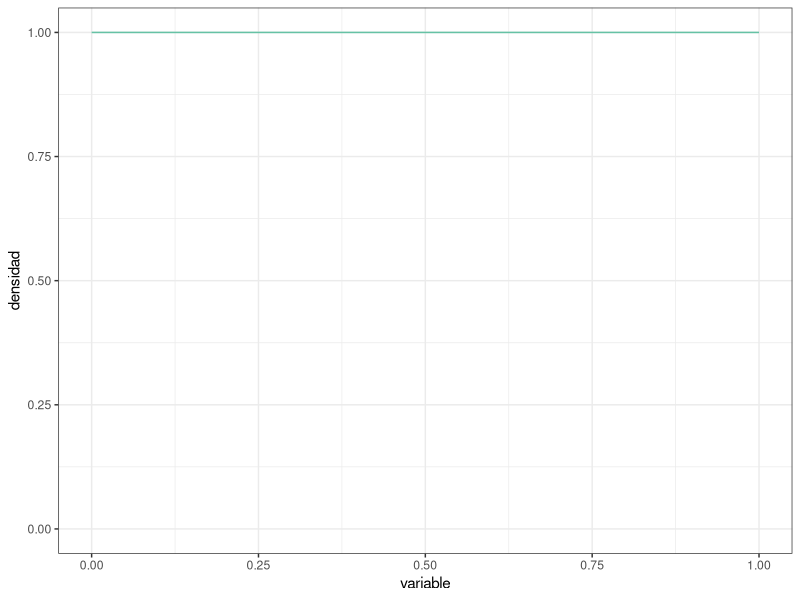
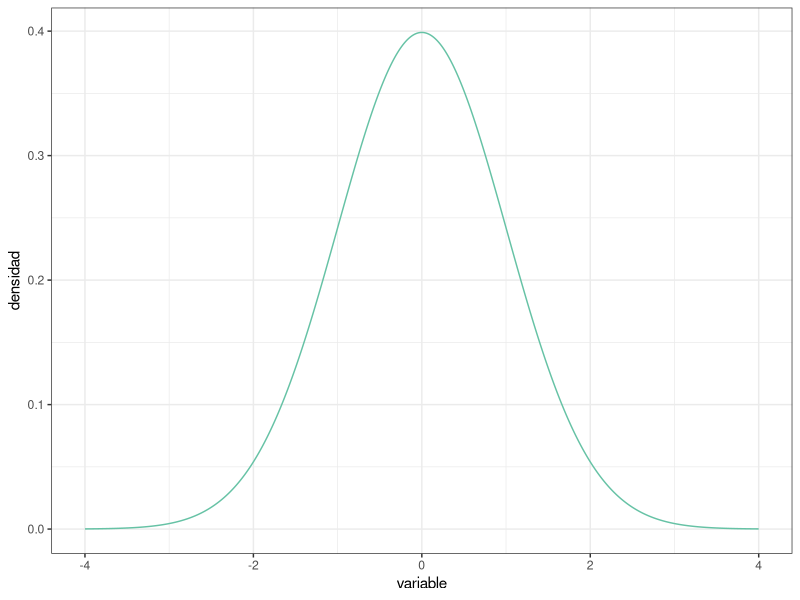
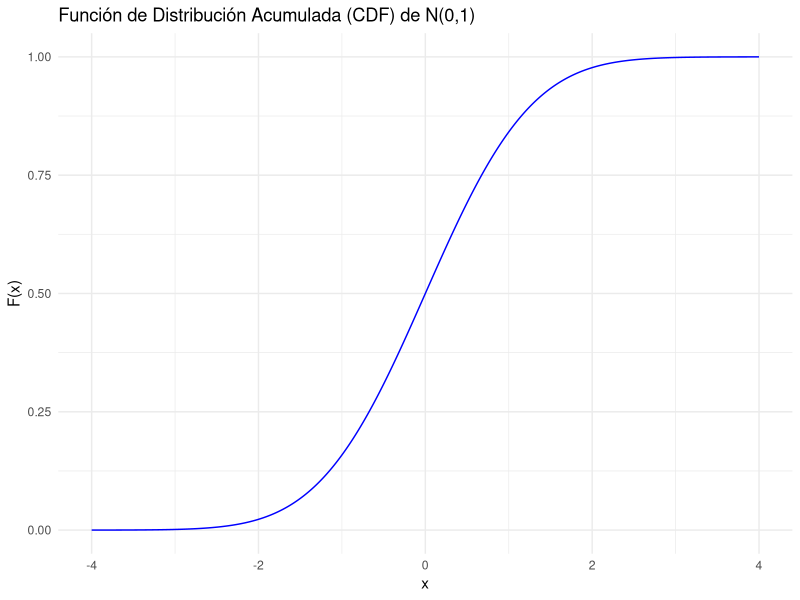
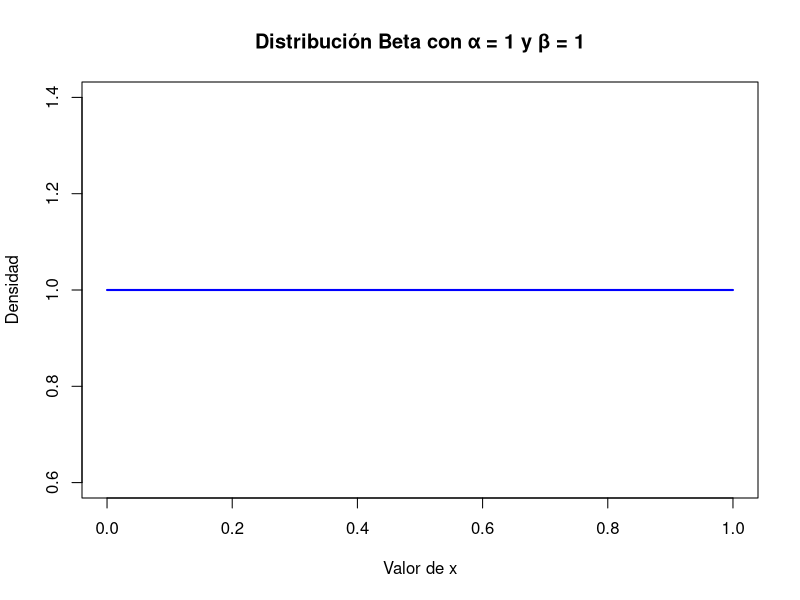
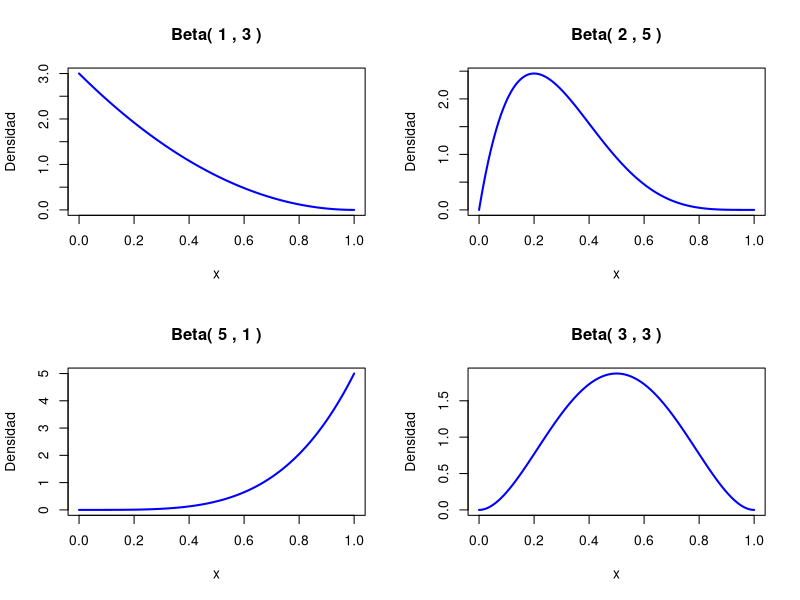
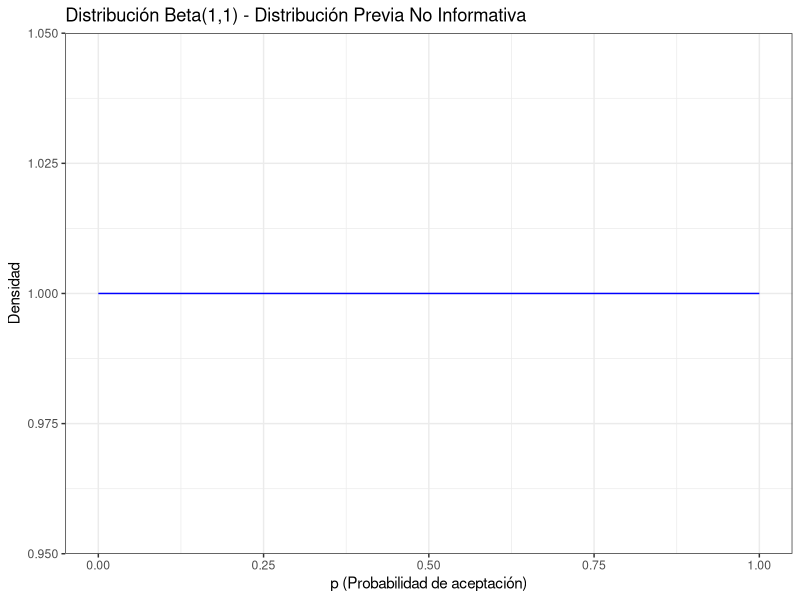
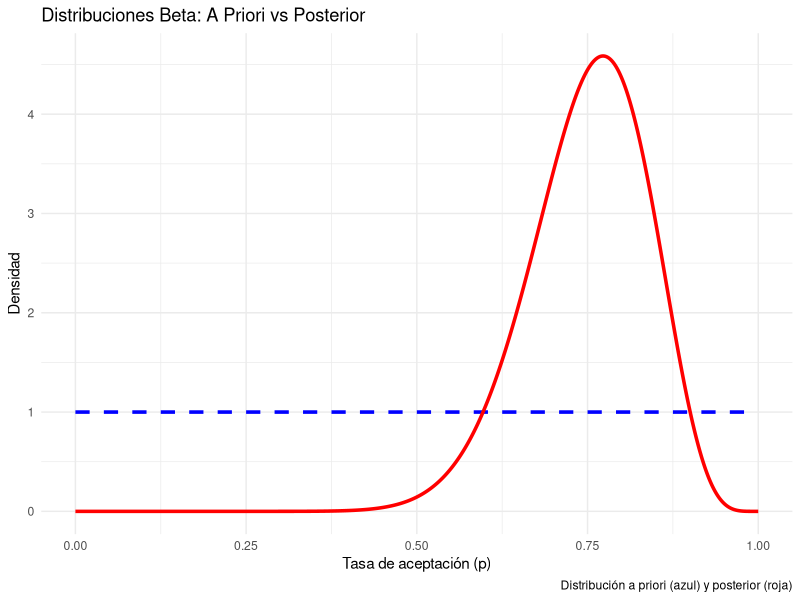
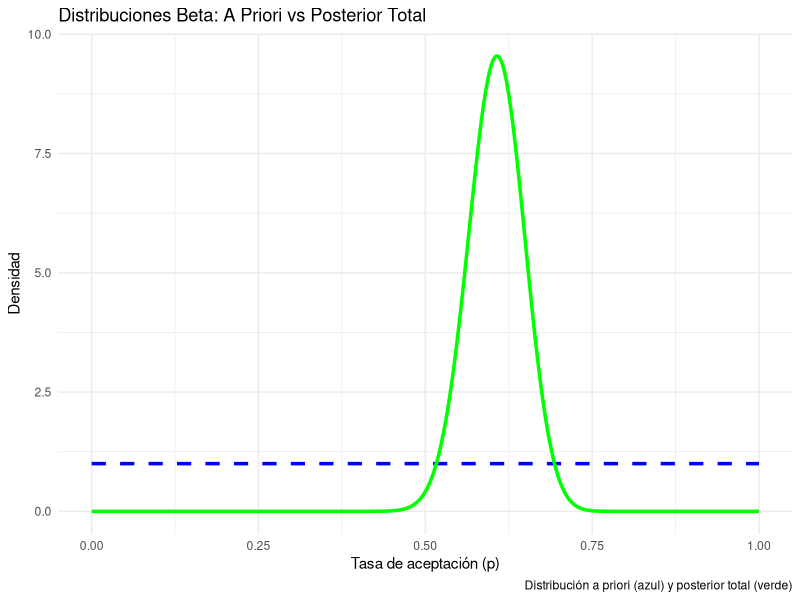

Write R code to recreate these figures, in order.
## ---- chunk 1
#| message: false

# Paquetes:
library(tidyverse)
library(RColorBrewer)


# Configuración de la salida gráfica:

PALETA <- brewer.pal(8, "Set2") # Colores por defecto
color_defecto  <- PALETA[1]
options(ggplot2.discrete.colour = PALETA)

theme_set(theme_bw()) # Tema "neutro" para la representación gráfica
## ---- chunk 2
PREC     <- 1e-3 # Precisión para representar la función de densidad (milésimas)
DENS_INF <- 0    # Rango inferior de la función de densidad
DENS_SUP <- 1    # Rango superior de la función de densidad

uniforme <- tibble( # Esta función crea un "data.frame" o tabla de datos
  variable = seq(from = DENS_INF, to = DENS_SUP, by = PREC),
  densidad = variable |> dunif(min = DENS_INF, max = DENS_SUP)
)

uniforme |> glimpse() # Muestra el objeto con los datos, contiene 2 columnas 

uniforme |> # Usando la tabla de datos antes creada, crea un objeto gráfico
  ggplot(mapping = aes(x = variable, y = densidad)) + # "Mapea" columnas a
                                                      #   coordenadas
  geom_line(color = color_defecto) + # Representa mediante una línea continua
  
  ylim( # Fija el límite inferior a 0 para mostrar el eje y completo:
    0,  # (Usa la propia distribución para establecer el límite superior)
    uniforme |> pull(densidad) |> max()
  )
## ---- chunk 3
DENS_INF <- -4 # Usamos un rango más adecuado para la normal estandarizada
DENS_SUP <-  4

normal <- tibble( # Reutilizamos `PREC` del "chunk" de código anterior
  variable = seq(from = DENS_INF, to = DENS_SUP, by = PREC),
  densidad = variable |> dnorm()
)

# Al cubrir la distribución el rango desde 0 hasta el máximo, en este caso no
#   es necesario establecer los límites manualmente
normal |>
  ggplot(mapping = aes(x = variable, y = densidad)) +
  geom_line(color = color_defecto)
## ---- chunk 4
uniforme |> summarize(integral = PREC * sum(densidad))
## ---- chunk 5
uniforme |> summarize(
  integral = PREC * (sum(densidad) - 0.5 * (first(densidad) + last(densidad)))
)
## ---- chunk 6
normal |> summarize(
  integral = sum(densidad) * PREC
)
## ---- chunk 7
tibble( # Ampliando el rango a [-10, 10]:
  variable = seq(from = -10, to = 10, by = PREC),
  densidad = variable |> dnorm()
) |>
  summarize(integral = sum(densidad) * PREC)

tibble( # Usando precisión de "millonésimas":
  variable = seq(from = DENS_INF, to = DENS_SUP, by = 1e-6),
  densidad = variable |> dnorm()
) |>
  summarize(integral = sum(densidad) * 1e-6) # Misma precisión en la integral
## ---- chunk 8
uniforme |> summarize(
  integral = PREC * sum(densidad),
  integral = integral / integral # Normalización
)

normal |> summarize(
  integral = PREC * sum(densidad),
  integral = integral / integral # Normalización
)
## ---- chunk 9
x_normal <- seq(-4, 4, by = 0.01) 
densidad_normal <- dnorm(x_normal, mean = 0, sd = 1)
max(densidad_normal)
## ---- chunk 10
# Definimos el rango de valores para la variable normal
DENS_INF <- -4
DENS_SUP <- 4
PREC <- 1e-3  

# Creaamos tabla de datos con valores equiespaciados
normal_cdf <- tibble(
  variable = seq(from = DENS_INF, to = DENS_SUP, by = PREC),
  distribucion = pnorm(variable) 
)

# Graficamos la CDF
ggplot(normal_cdf, aes(x = variable, y = distribucion)) +
  geom_line(color = "blue") +
  labs(title = "Función de Distribución Acumulada (CDF) de N(0,1)",
       x = "x", y = "F(x)") +
  theme_minimal()
## ---- chunk 11
media <- 0
desviacion_estandar <- 1
valor_esperado <- media
valor_esperado
## ---- chunk 12
x_beta <- seq(0, 1, by = 0.01)
densidad_beta <- dbeta(x_beta, shape1 = 1, shape2 = 1)

plot(x_beta, densidad_beta, type = "l", col = "blue", lwd = 2,
     main = "Distribución Beta con α = 1 y β = 1",
     xlab = "Valor de x", ylab = "Densidad")
## ---- chunk 13
x <- seq(0, 1, length.out = 1000)
alpha_values <- c(1, 2, 5, 3)
beta_values <- c(3, 5, 1, 3)
par(mfrow=c(2,2))
for (i in 1:length(alpha_values)) {
  alpha <- alpha_values[i]
  beta <- beta_values[i]
  y <- dbeta(x, shape1 = alpha, shape2 = beta)
  plot(x, y, type = "l", col = "blue", lwd = 2, 
       main = paste("Beta(", alpha, ",", beta, ")"), 
       xlab = "x", ylab = "Densidad")
}
## ---- chunk 14
alpha_prior <- 1
beta_prior <- 1
prec <- 1e-3 
p_values <- seq(0, 1, by = prec)
# Calculamos la densidad de la distribución Beta(1,1)
densidad <- dbeta(p_values, shape1 = alpha_prior, shape2 = beta_prior)
# Creamos el gráfico
ggplot(data.frame(p = p_values, density = dbeta(p_values, alpha_prior, beta_prior)), aes(x = p, y = density)) +
  geom_line(color = "blue") +
  labs(title = "Distribución Beta(1,1) - Distribución Previa No Informativa",
       x = "p (Probabilidad de aceptación)",
       y = "Densidad") +
  theme_bw()
## ---- chunk 15
aceptacion_muestra <- tibble(
  id_participante   = 1:22,
  resp_descarga_app = c(
    "Si", "Si", "No", "No", "Si", "Si", "Si", "Si", "No", "Si", "Si",
    "Si", "Si", "Si", "Si", "Si", "No", "Si", "No", "Si", "Si", "Si"
  )
)
## ---- chunk 16
# Datos de la muestra
aceptacion_muestra <- tibble(
  id_participante   = 1:22,
  resp_descarga_app = c(
    "Si", "Si", "No", "No", "Si", "Si", "Si", "Si", "No", "Si", "Si",
    "Si", "Si", "Si", "Si", "Si", "No", "Si", "No", "Si", "Si", "Si"
  )
)

# Contamos los "Sí"
y <- sum(aceptacion_muestra$resp_descarga_app == "Si")
n <- nrow(aceptacion_muestra)

# Parámetros de la distribución Beta a priori
alpha_prior <- 1
beta_prior <- 1

# Parámetros de la distribución Beta posterior
alpha_post <- alpha_prior + y
beta_post <- beta_prior + (n - y)

# Generamos valores de p en el intervalo (0,1)
prec <- 1e-3
p_values <- seq(0, 1, by = prec)

# Calculamos las densidades de las distribuciones Beta a priori y a posteriori
densidad_prior <- dbeta(p_values, shape1 = alpha_prior, shape2 = beta_prior)
densidad_post <- dbeta(p_values, shape1 = alpha_post, shape2 = beta_post)

# Graficamos las distribuciones
ggplot() +
  geom_line(aes(x = p_values, y = densidad_prior), color = "blue", linewidth = 1.2, linetype = "dashed") +
  geom_line(aes(x = p_values, y = densidad_post), color = "red", linewidth = 1.2) +
  labs(
    title = "Distribuciones Beta: A Priori vs Posterior",
    x = "Tasa de aceptación (p)",
    y = "Densidad",
    caption = "Distribución a priori (azul) y posterior (roja)"
  ) +
  theme_minimal() +
  theme(legend.position = "none")
## ---- chunk 17
# Parámetros de la distribución Beta a priori
alpha_prior <- 1
beta_prior <- 1

# Contar los "Sí" (y) en los datos
y <- sum(aceptacion_muestra$resp_descarga_app == "Si")
n <- nrow(aceptacion_muestra)

# Parámetros de la distribución Beta posterior
alpha_post <- alpha_prior + y
beta_post <- beta_prior + (n - y)

# Calcular el valor esperado de la distribución posterior
valor_esperado <- alpha_post / (alpha_post + beta_post)

# Calcular la moda de la distribución posterior
moda <- (alpha_post - 1) / (alpha_post + beta_post - 2)

# Mostrar los resultados
valor_esperado
moda
## ---- chunk 18
aceptacion_muestra_2 <- tibble(
  id_participante   = 1:113,
  resp_descarga_app = c(
    "Si", "Si", "No", "No", "Si", "Si", "Si", "Si", "No", "Si", "Si",
    "Si", "Si", "Si", "Si", "Si", "No", "Si", "No", "Si", "Si", "Si", 
    "No", "Si", "Si", "Si", "Si", "No", "No", "Si", "No", "Si", "Si", 
    "Si", "Si", "Si", "No", "Si", "No", "No", "Si", "No", "Si", "Si", 
    "No", "No", "No", "Si", "No", "No", "Si", "Si", "No", "No", "Si", 
    "No", "Si", "No", "No", "No", "Si", "Si", "No", "Si", "Si", "No", 
    "Si", "Si", "No", "Si", "Si", "No", "Si", "No", "Si", "No", "Si", 
    "No", "No", "No", "Si", "Si", "No", "No", "Si", "Si", "No", "No", 
    "No", "Si", "Si", "No", "Si", "Si", "No", "Si", "Si", "Si", "Si", 
    "No", "Si", "No", "No", "No", "No", "No", "Si", "No", "No", "Si", 
    "Si", "Si", "Si"
  )
)
## ---- chunk 19
# Cargar los datos de la nueva muestra
aceptacion_muestra_2 <- tibble(
  id_participante   = 1:113,
  resp_descarga_app = c(
    "Si", "Si", "No", "No", "Si", "Si", "Si", "Si", "No", "Si", "Si",
    "Si", "Si", "Si", "Si", "Si", "No", "Si", "No", "Si", "Si", "Si", 
    "No", "Si", "Si", "Si", "Si", "No", "No", "Si", "No", "Si", "Si", 
    "Si", "Si", "Si", "No", "Si", "No", "No", "Si", "No", "Si", "Si", 
    "No", "No", "No", "Si", "No", "No", "Si", "Si", "No", "No", "Si", 
    "No", "Si", "No", "No", "No", "Si", "Si", "No", "Si", "Si", "No", 
    "Si", "Si", "No", "Si", "Si", "No", "Si", "No", "Si", "No", "Si", 
    "No", "No", "No", "Si", "Si", "No", "No", "Si", "Si", "No", "No", 
    "No", "Si", "Si", "No", "Si", "Si", "No", "Si", "Si", "Si", "Si", 
    "No", "Si", "No", "No", "No", "No", "No", "Si", "No", "No", "Si", 
    "Si", "Si", "Si"
  )
)

# Contamos los "Sí" en la nueva muestra
y_new <- sum(aceptacion_muestra_2$resp_descarga_app == "Si")
n_new <- nrow(aceptacion_muestra_2)

# Imprimimos para verificar los resultados
print(paste("Número de respuestas afirmativas:", y_new))
print(paste("Tamaño total de la muestra:", n_new))

# Parámetros de la distribución previa de la nueva muestra (posterior del ejercicio anterior)
alpha_prior_new <- 18
beta_prior_new <- 6

# Parámetros de la distribución Beta posterior para la nueva muestra
alpha_post_2 <- alpha_prior_new + y_new
beta_post_2 <- beta_prior_new + (n_new - y_new)

# Imprimir los resultados
print(paste("Alpha posterior 2:", alpha_post_2))
print(paste("Beta posterior 2:", beta_post_2))
## ---- chunk 20
aceptacion_muestra_total <- bind_rows(
  aceptacion_muestra, aceptacion_muestra_2
) |>
  mutate(id_participante = row_number()) # Los ID están colapsados en una serie
## ---- chunk 21
# Unimos las dos muestras
aceptacion_muestra_total <- bind_rows(
  aceptacion_muestra, aceptacion_muestra_2
) |> 
  mutate(id_participante = row_number())

# Contamos el número de respuestas afirmativas en la muestra total
y_total <- sum(aceptacion_muestra_total$resp_descarga_app == "Si")
n_total <- nrow(aceptacion_muestra_total)

# Parámetros de la distribución Beta a priori
alpha_prior <- 1
beta_prior <- 1

# Parámetros de la distribución Beta posterior para la muestra total
alpha_post_total <- alpha_prior + y_total
beta_post_total <- beta_prior + (n_total - y_total)

# Generar valores de p en el intervalo (0, 1)
p_values <- seq(0, 1, length.out = 1000)

# Calculamos las densidades de las distribuciones Beta a priori y posterior total
densidad_prior <- dbeta(p_values, shape1 = alpha_prior, shape2 = beta_prior)
densidad_post_total <- dbeta(p_values, shape1 = alpha_post_total, shape2 = beta_post_total)

# Graficamos las distribuciones
ggplot() +
  geom_line(aes(x = p_values, y = densidad_prior), color = "blue", size = 1.2, linetype = "dashed") +
  geom_line(aes(x = p_values, y = densidad_post_total), color = "green", size = 1.2) +
  labs(
    title = "Distribuciones Beta: A Priori vs Posterior Total",
    x = "Tasa de aceptación (p)",
    y = "Densidad",
    caption = "Distribución a priori (azul) y posterior total (verde)"
  ) +
  theme_minimal() +
  theme(legend.position = "none")

# Valor esperado
esperado <- alpha_post_total / (alpha_post_total + beta_post_total)
cat("Valor esperado de la distribución posterior total: ", esperado, "\n")

# Moda
moda <- (alpha_post_total - 1) / (alpha_post_total + beta_post_total - 2)
cat("Moda de la distribución posterior total: ", moda, "\n")

## ---- chunk 22
clase_1 <- tibble(
  id     = 1:27,
  tiempo = c(
    242, 249, 278, 273, 227, 257, 276, 236, 214, 141, 200, 201, 
    228, 271, 160, 275, 156, 246, 293, 306, 263, 247, 224, 160, 277, 
    168, 250
  )
)

clase_2 <- tibble(
  id     = 1:24,
  tiempo = c(
    195, 176, 237, 258, 226, 254, 292, 212, 215, 298, 235, 244, 
    144, 227, 166, 194, 261, 187, 224, 233, 180, 167, 193, 282
  )
)
## ---- chunk 23
# Datos de las clases
clase_1 <- c(242, 249, 278, 273, 227, 257, 276, 236, 214, 141, 200, 201, 
             228, 271, 160, 275, 156, 246, 293, 306, 263, 247, 224, 160, 277, 
             168, 250)

clase_2 <- c(195, 176, 237, 258, 226, 254, 292, 212, 215, 298, 235, 244, 
             144, 227, 166, 194, 261, 187, 224, 233, 180, 167, 193, 282)

# Medias y varianzas
n1 <- length(clase_1)
n2 <- length(clase_2)

# Calcular medias y varianzas muestrales
x_bar_1 <- mean(clase_1)
x_bar_2 <- mean(clase_2)

var_1 <- var(clase_1)
var_2 <- var(clase_2)

# Varianza combinada y media combinada
x_bar_combined <- mean(c(clase_1, clase_2))

# Media a priori y varianza a priori
mu_0 <- 247
sigma_0_sq <- 1156

# Fórmulas de la posterior
mu_posterior <- ((n1 / sigma_0_sq) * mu_0 + (n2 / var_1) * x_bar_combined) / ((n1 / sigma_0_sq) + (n2 / var_1))
sigma_posterior_sq <- 1 / ((n1 / sigma_0_sq) + (n2 / var_1))

# Resultados
mu_posterior
sigma_posterior_sq
## ---- chunk 24
# Definimos un valor para la media 
mu_test <- 250  # Usamos 250 porque está cerca de la media 247

# Calculamos la varianza muestral
var_1 <- var(clase_1)
var_2 <- var(clase_2)

# Calculamos la varianza combinada
var_combined <- (var_1 * (n1 - 1) + var_2 * (n2 - 1)) / (n1 + n2 - 2)

# Calculamos la verosimilitud para la media mu_test
likelihood_1 <- prod(dnorm(clase_1, mean = mu_test, sd = sqrt(var_1)))
likelihood_2 <- prod(dnorm(clase_2, mean = mu_test, sd = sqrt(var_2)))

# Verosimilitud total combinada
likelihood_combined <- likelihood_1 * likelihood_2

# Valor de la verosimilitud
likelihood_combined
## ---- chunk 25
# Parámetros de la distribución previa
mu0 <- 247        # media de la previa
sigma0_sq <- 1156 # varianza de la previa

# Parámetros de la distribución posterior (ya calculados previamente)
mu_posterior <- 240.6374  # media posterior
sigma_posterior_sq <- 28.62379  # varianza posterior

# Definimos los valores para el rango de la distribución
prec <- 1e-3 # Precisión

# Generamos una secuencia de valores para la variable (media) que queremos representar
x_vals <- seq(mu0 - 4*sqrt(sigma0_sq), mu0 + 4*sqrt(sigma0_sq), by = prec)

# Calculamos la densidad de la distribución normal previa
y_vals_prev <- dnorm(x_vals, mean = mu0, sd = sqrt(sigma0_sq))

# Calculamos la densidad de la distribución normal posterior
y_vals_post <- dnorm(x_vals, mean = mu_posterior, sd = sqrt(sigma_posterior_sq))

# Creamos un tibble para usar con ggplot
previa <- tibble(variable = x_vals, densidad = y_vals_prev)
posterior <- tibble(variable = x_vals, densidad = y_vals_post)

# Representamos la distribución previa y posterior
ggplot() +
  geom_line(data = previa, aes(x = variable, y = densidad), color = "blue") +
  geom_line(data = posterior, aes(x = variable, y = densidad), color = "red") +
  labs(title = "Distribuciones Previa y Posterior de la Media", 
       x = "Media (μ)", y = "Densidad") +
  theme_minimal()
